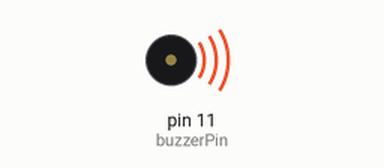
This sketch was run on a simulated Arduino Uno, built with avr-gcc and run on an emulated ATmega328P. Shown: buzzer (waves = sounding).

Above: at 0.2 s.
Timing chart, 0 to 5.2 s (numbered marks = the images above):
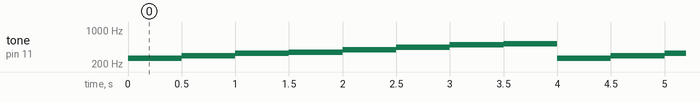

Measured:
- by itself, tone on pin 11 (buzzerPin): repeats every 4.0 s: 294 Hz 0.50 s, 329 Hz 0.50 s, 349 Hz 0.50 s, 392 Hz 0.50 s, 440 Hz 0.50 s, 493 Hz 0.50 s, 523 Hz 0.50 s, 261 Hz 0.50 s

The sketch:

buzzer_melodi.ino
```cpp
#define do_ 261
#define re 294
#define mi 329
#define fa 349
#define sol 392
#define la 440
#define si 493
#define DOO 523

#define buzzerPin 11
int nota[]={do_,re,mi,fa,sol,la,si,DOO};


void setup() {
  // put your setup code here, to run once:
  pinMode(buzzerPin,OUTPUT);
}

void loop() {
  // put your main code here, to run repeatedly:
  for(int i = 0;i<8;i++)
  {
    tone (buzzerPin,nota[i]);//bir elemanı cagir ve gönder
    delay(500);
  }
}
```
